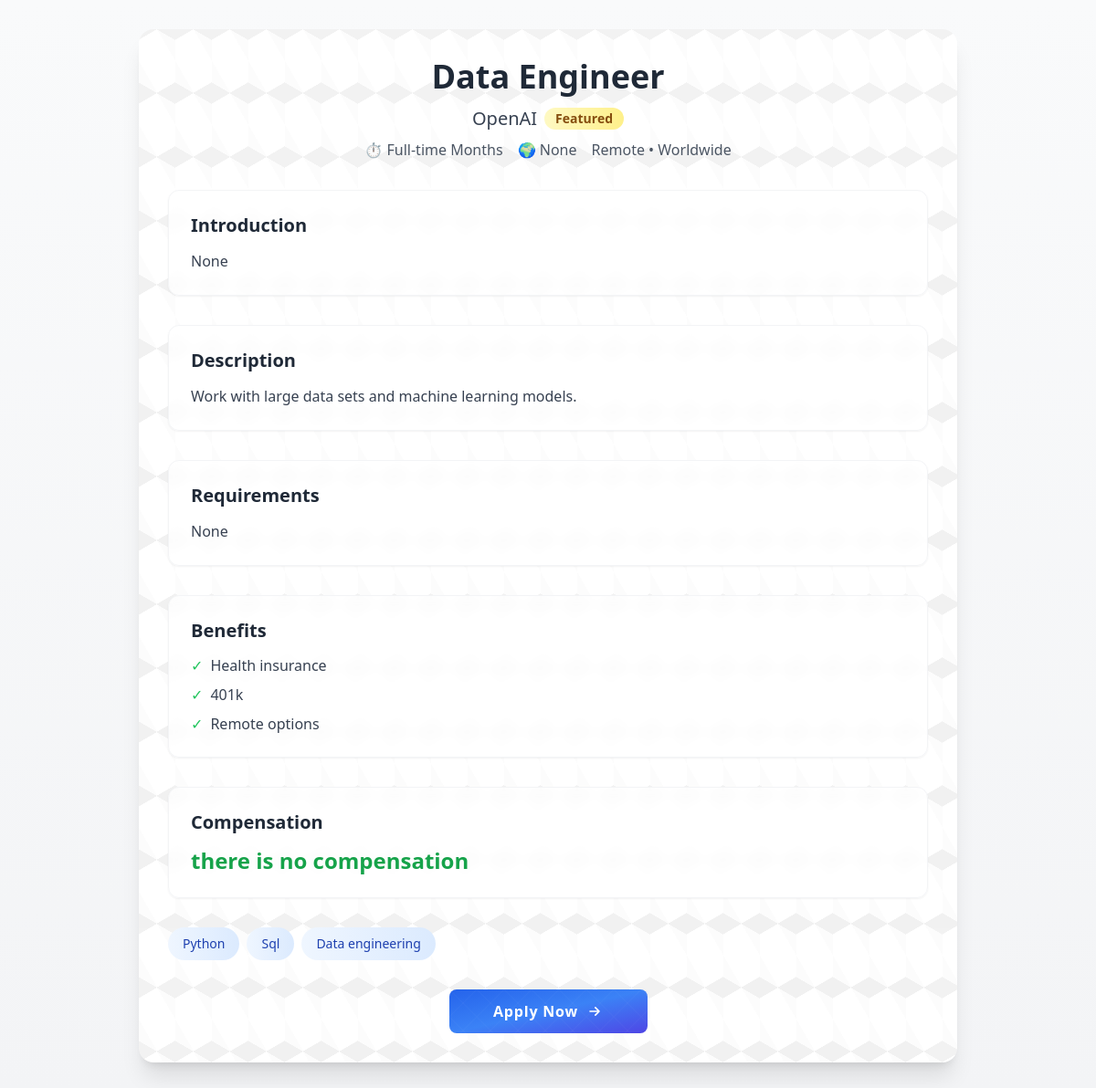
Screenshot of /jobs/1 with the database file from the repository.
### models.py (models this page shows, shortened)
class Job(db.Model):
    __tablename__ = 'jobs'
    id = db.Column(db.Integer, primary_key=True)
    company_name = db.Column(db.String(100), nullable=False)
    job_title = db.Column(db.String(100), nullable=False)
    job_type = db.Column(db.String(100), nullable=True)
    created_at = db.Column(db.DateTime, default=datetime.now(timezone.utc))
    introduction = db.Column(db.Text, nullable=True)
    time_period = db.Column(db.String(50), nullable=True)
    compensation_per_hour = db.Column(db.Integer, nullable=True)
    description = db.Column(db.Text, nullable=True)
    benefits = db.Column(db.Text, nullable=True)
    requirements = db.Column(db.Text, nullable=True)
    location = db.Column(db.String(100), nullable=True)
    tags = db.Column(db.String(200), nullable=True)
    profile_colors = db.Column(db.String(100), nullable=True)
    url_ats = db.Column(db.Text, nullable=True)
    is_remote = db.Column(db.Boolean, nullable=True)
    is_paid = db.Column(db.Boolean, nullable=True)
    is_worldwide = db.Column(db.Boolean, nullable=True)

### routes.py (the view)
    @app.route('/jobs/<id>')
    def indie_job_page(id):
        jobs = Job.query.filter_by(id=id).first()
        benefits = Job.query.with_entities(Job.benefits).filter_by(id=id).first()
        benefits = list(map(lambda x: x.strip().capitalize(), benefits.benefits.split(',')))
        tags = Job.query.with_entities(Job.tags).filter_by(id=id).first().tags.split(',')
        tags = list(map(lambda x: x.strip().capitalize(), tags))
        return render_template('indie_job_page.html' , jobs=jobs , benefits=benefits , tags=tags )

### filters.py (called while the page is built)
def thisisthat_remote(value):
    if value == True:
        return "Remote"
    else:
        return "Not Remote"

def thisisthat_worldwide(value):
    if value == True:
        return "Worldwide"
    else:
        return "Not Worldwide"

def check_compensation(value):
    return value if value else "there is no compensation"

### templates/indie_job_page.html (shortened to what this page needs)
<!DOCTYPE html>
<html lang="en">
<head>
    <link rel="stylesheet" href="/static/css/output.css">
</head>
<body>
    <div class="min-h-screen bg-gradient-to-b from-gray-50 to-gray-100 p-8">
        <div class="max-w-4xl mx-auto bg-white rounded-2xl shadow-xl overflow-hidden relative">
            <div class="geometric-pattern absolute inset-0 opacity-5"></div>
            <div class="p-8 relative z-10">
                <div class="text-center mb-8">
                    <h1 class="text-4xl font-bold text-gray-800 mb-3">{{jobs.job_title}}</h1>
                    <div class="flex items-center justify-center gap-2 mb-2">
                        <h2 class="text-xl text-gray-700">{{jobs.company_name}}</h2>
                        <span class="bg-gradient-to-r from-yellow-100 to-yellow-200 text-yellow-800 px-3 py-0.5 rounded-full text-sm font-semibold">Featured</span>
                    </div>
                    <div class="flex justify-center items-center gap-4 text-gray-600">
                        <span class="flex items-center gap-1">⏱ {{jobs.time_period}} Months</span>
                        <span class="flex items-center gap-1">🌍 {{jobs.location}}</span>
                        <span>{{jobs.is_remote | thisisthat_remote}} • {{jobs.is_worldwide | thisisthat_worldwide}}</span>
                    </div>
                </div>
                <div class="space-y-8">
                    <div class="bg-white/80 backdrop-blur-sm border border-gray-100 p-6 rounded-xl shadow-sm">
                        <h3 class="text-xl font-semibold text-gray-800 mb-3">Introduction</h3>
                        <p class="text-gray-700 leading-relaxed">{{jobs.introduction}}</p>
                    </div>
                    <div class="bg-white/80 backdrop-blur-sm border border-gray-100 p-6 rounded-xl shadow-sm">
                        <h3 class="text-xl font-semibold text-gray-800 mb-3">Description</h3>
                        <p class="text-gray-700 leading-relaxed">{{jobs.description}}</p>
                    </div>
                    <div class="bg-white/80 backdrop-blur-sm border border-gray-100 p-6 rounded-xl shadow-sm">
                        <h3 class="text-xl font-semibold text-gray-800 mb-3">Requirements</h3>
                        <p class="text-gray-700 leading-relaxed">{{jobs.requirements}}</p>
                    </div>
                    <div class="bg-white/80 backdrop-blur-sm border border-gray-100 p-6 rounded-xl shadow-sm">
                        <h3 class="text-xl font-semibold text-gray-800 mb-3">Benefits</h3>
                        <ul class="list-none space-y-2">
                            {% for benefit in benefits %}
                                <li class="flex items-center gap-2 text-gray-700">
                                    <span class="text-green-500">✓</span>
                                    {{ benefit }}
                                </li>
                            {% endfor %}
                        </ul>
                    </div>
                    <div class="bg-white/80 backdrop-blur-sm border border-gray-100 p-6 rounded-xl shadow-sm">
                        <h3 class="text-xl font-semibold text-gray-800 mb-3">Compensation</h3>
                        <p class="text-gray-700 flex items-center gap-2">
                            <span class="text-2xl text-green-600 font-bold">{{jobs.compensation_per_hour | check_compensation}}</span>
                        </p>
                    </div>
                    <div class="flex flex-wrap gap-2">
                        {% for tag in tags %}
                            <span class="px-4 py-2 rounded-full text-sm bg-gradient-to-r from-blue-50 to-blue-100 text-blue-800 font-medium hover:from-blue-100 hover:to-blue-200 transition-all duration-300">
                                {{ tag }}
                            </span>
                        {% endfor %}
                    </div>
                    <div class="mt-8 text-center">
                        <a href="{{jobs.url_ats}}" target="_blank" class="apply-button group relative inline-flex items-center justify-center px-12 py-3 font-bold text-white overflow-hidden rounded-lg">
                            <div class="absolute inset-0 w-full h-full transition-all duration-300 bg-gradient-to-br from-blue-600 via-blue-500 to-indigo-600"></div>
                            <div class="absolute bottom-0 left-0 w-full h-full wave-pattern opacity-30 group-hover:opacity-50 transition-opacity"></div>
                            <span class="relative flex items-center gap-2">
                                <span class="tracking-wider">Apply Now</span>
                                <svg class="w-5 h-5 transform transition-transform duration-500 group-hover:translate-x-1" fill="none" viewBox="0 0 24 24" stroke="currentColor">
                                    <path stroke-linecap="round" stroke-linejoin="round" stroke-width="2" d="M13 7l5 5m0 0l-5 5m5-5H6"/>
                                </svg>
                            </span>
                            <div class="absolute inset-0 rounded-lg transition-all duration-300 group-hover:ring-4 ring-blue-400/30"></div>
                        </a>
                    </div>
                </div>
            </div>
        </div>
    </div>
</body>
</html>

### templates/indie_job_page.html (style rules this page uses)
.apply-button { transform: perspective(1000px); transition: all 0.5s cubic-bezier(0.4, 0, 0.2, 1); }
.wave-pattern { background: linear-gradient(45deg, transparent 48%, rgba(255,255,255,.1) 49%, rgba(255,255,255,.1) 51%, transparent 52%), linear-gradient(-45deg, transparent 48%, rgba(255,255,255,.1) 49%, rgba(255,255,255,.1) 51%, transparent 52%); background-size: 30px 30px; animation: mountainFlow 4s linear infinite; }
.geometric-pattern { background-image: linear-gradient(30deg, #000 12%, transparent 12.5%, transparent 87%, #000 87.5%, #000), linear-gradient(150deg, #000 12%, transparent 12.5%, transparent 87%, #000 87.5%, #000), linear-gradient(30deg, #000 12%, transparent 12.5%, transparent 87%, #000 87.5%, #000), linear-gradient(150deg, #000 12%, transparent 12.5%, transparent 87%, #000 87.5%, #000), linear-gradient(60deg, #77777777 25%, transparent 25.5%, transparent 75%, #77777777 75%, #77777777); background-size: 40px 70px; }

### rows the page displays
Job: job_title "Data Engineer", company_name "OpenAI", time_period "Full-time", location "None", is_remote|thisisthat_remote "Remote", is_worldwide|thisisthat_worldwide "Worldwide", introduction "None", description "Work with large data sets and machine learning models.", requirements "None", compensation_per_hour|check_compensation "there is no compensation"

### other values shown
{{ benefit }} "Health insurance" "401k" "Remote options"
{{ tag }} "Python" "Sql" "Data engineering"
